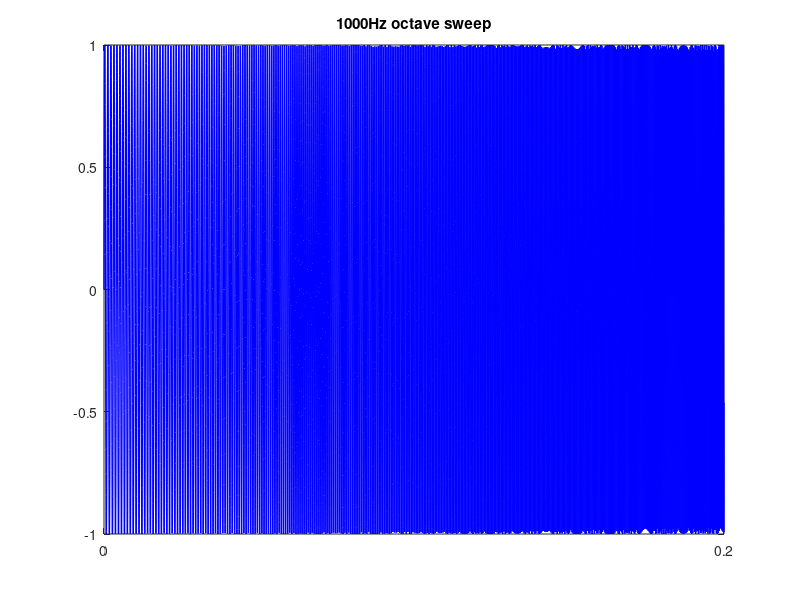

Recreate this plot in MATLAB. (Note: this script raises an error after producing the figure.)
%% Preset fs and other parameters
clear all,close all;
fs=44100;   %set sample frequency
ts = 1/fs;      %sample time unit
leng = 0.2; %set time length by second
t = 0:ts:leng-ts;   %time domain for frequency modulation
f1 = 1000;  %set
oct=1;  %set octaves
logspace = 0:oct/length(t):oct-oct/length(t); %create log sequence for FM time domain.
f = f1*2.^logspace;   %create FM frequency slide

%% Run waveform
% waveform = [];
waveform = sin(2*pi.*f.*t);

%% Plot Figure
plot(t,waveform,'LineWidth',1,'Color','b')

set(gcf,'Position',[300 300 600 200])
set(gca,'XLim',[0 leng])
set(gca,'XTick',0:leng:leng)
set(gca,'XTickLabel',{'0',num2str(leng)})
set(gca,'YLim',[-1 1])
ax = gca;
title([num2str(f1),'Hz octave sweep']);
ax.XLabel.String = 'Time (s)';
ax.YLabel.String = 'Relative amplitude';

%%  Plot FFT
Y = fft(waveform);
P2 = abs(Y/length(waveform));
P1 = P2(1:length(waveform)/2+1);
P1(2:end-1) = 2*P1(2:end-1);

ft = fs*(0:(length(waveform)/2))/length(waveform);
figure
plot(ft,P1) 
title('Single-Sided Amplitude Spectrum of FM signal')
xlabel('f (Hz)')
ylabel('|P1(f)|')
set(gca,'XLim',[0 20000])